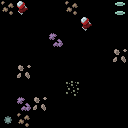

A 2D game scene composited from a Tiled map and its tileset images. What follows is a short description and the map's XML, with each tile layer's data collapsed to a summary:
An orthogonal 8x8 tile map with 16x16 px tiles, 1 tile layer (Tile Layer 1).

<map version="1.0" orientation="orthogonal" width="8" height="8" tilewidth="16" tileheight="16">
 <properties>
  <property name="goal" value="Collect a new navigation computer." />
 </properties>
 <tileset firstgid="1" name="tiles" tilewidth="16" tileheight="16">
  <image source="../../img/tiles.png" width="64" height="64" />
 </tileset>
 <layer name="Tile Layer 1" width="8" height="8">
  <data>[64 cells, 13 non-empty, 7 distinct tile ids]</data>
 </layer>
</map>